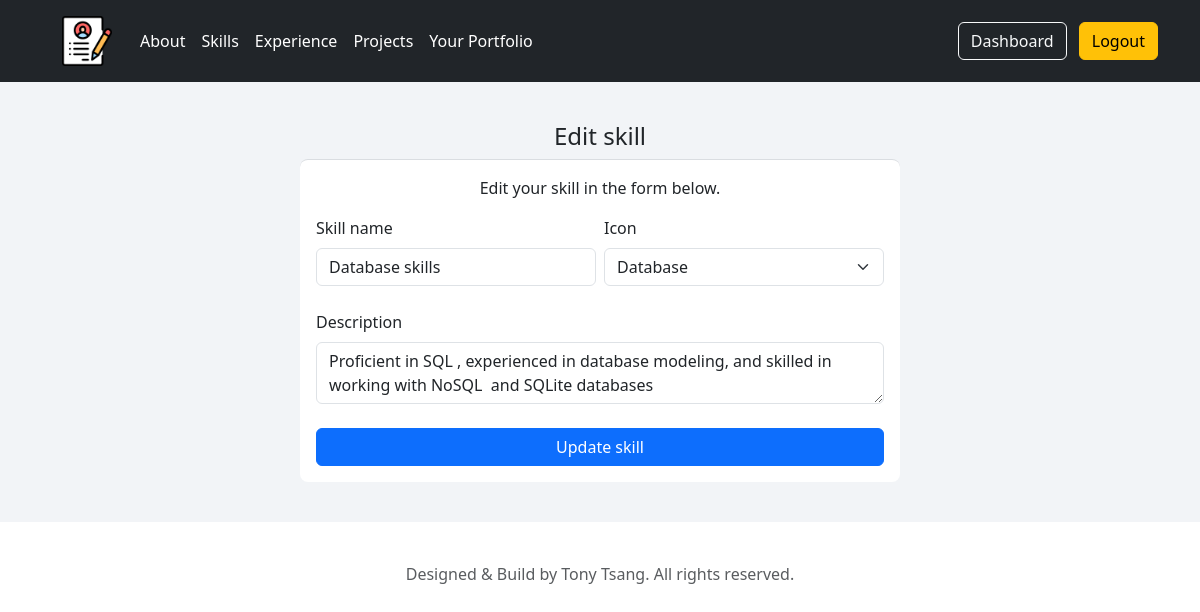
Screenshot of /skills/edit/5 (signed in) with the database file from the repository.
### tables this page shows
CREATE TABLE "skills"(
    "skill_id" INTEGER PRIMARY KEY AUTOINCREMENT,
    "user_id" INTEGER NOT NULL,
    "skill_name" TEXT NOT NULL,
    "skill_content" TEXT NOT NULL,
    "skill_icon" TEXT NOT NULL,
    FOREIGN KEY ("user_id") REFERENCES "users" ("id")
);

### portfolio/routes.py (the view, shortened to what this page needs)
@app.route('/skills/edit/<int:id>', methods = ['GET', 'POST'])
def edit_skill(id):
    if not session.get("user_id"):
        flash("Please login first", "warning")
        return redirect(url_for('login'))
    user_id = session["user_id"]
    username = session["username"]
    icons = [
        "Analytics", "Cloud", "Coding", "Communication", "CSS", "Database",
        "HTML", "JavaScript", "Leadership", "Project Management", "Public Speaking",
        "Sale", "Science", "Teamwork", "Translation", "Writing"
    ]
    sql_validate = "SELECT user_id FROM skills WHERE skill_id = :skill_id"
    sql_validate_q = text(sql_validate)
    result = db.engine.connect().execute(sql_validate_q, {'skill_id':id}).fetchone()
    if result.user_id != user_id:
        flash("Invalid permission.", "danger")
        return redirect(url_for('skills'))
    sql = "SELECT * FROM skills WHERE user_id = :user_id AND skill_id = :skill_id"
    sql_q = text(sql)
    user_skill = db.engine.connect().execute(sql_q, {'user_id':user_id, 'skill_id':id}).fetchone()
    return render_template("edit_skill.html", user_skill=user_skill, icons=icons)

### portfolio/templates/edit_skill.html (shortened to what this page needs)
{% extends "layout.html" %}
{% block content %}
<div class="container">
    <div class="text-center">
        <h1 class="h4 mb-2 fw-normal">Edit skill</h1>
    </div>
    <div class="container text-left form-container">
        <p class="text-center">Edit your skill in the form below.</p>
        <form  method="POST" class="row g-2">
            <div class="mb-3 col-md-6">
                <label for="skill_name" class="form-label">Skill name</label>
                <input type="text" name="skill_name" class="form-control" placeholder="Python" value="{{user_skill.skill_name}}" required>
            </div>
            <div class="mb-3 col-md-6">
                <label for="skill_icon" class="form-label">Icon</label>
                <select type="text" name="skill_icon" class="form-select" value="{{user_skill.skill_icon}}" required>
                    {% for icon in icons %}
                        {% if icon == user_skill.skill_icon %}
                            <option selected>{{icon}}</option>
                        {% else %}
                            <option>{{icon}}</option>
                        {% endif %}
                    {% endfor %}
                </select>
            </div>
            <div class="mb-3">
                <label for="skill_content" class="form-label">Description</label>
                <textarea id="skill_content" name="skill_content" class="form-control" placeholder="Gained competency in Python through online courses, Leetcode challenges, and modules in MSc." required>{{user_skill.skill_content}}</textarea>
            </div>
            <div class="d-grid gap-2">
                <button type="submit" class="btn btn-primary">Update skill</button>
            </div>
        </form>
    </div>
</div>
{% endblock content %}

### portfolio/static/css/style.css (style rules this page uses)
html { scroll-behavior: smooth; }
.form-container { background-color: #fff; border-radius: 8px; border-top: 1px solid #dadde1; box-sizing: border-box; padding: 16px; position: relative; width: 600px; }

### rows the page displays
skills: skill_name "Database skills", skill_icon "Database", skill_content "Proficient in SQL , experienced in database modeling, and skilled in working with NoSQL and SQLite databases"
